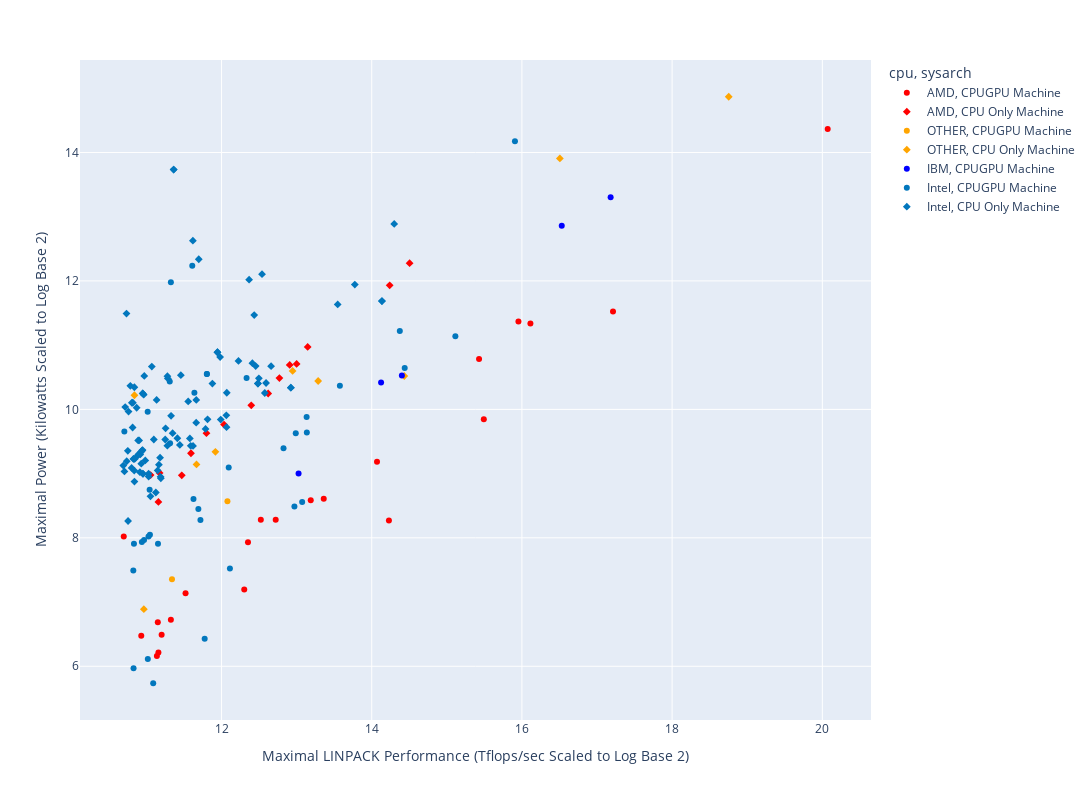

The cell this chart's notebook holds for it:
### Code cell
run top500analysis.py

### Figure 1 — Plotly figure (JSON) as saved in the notebook; plotly's stock layout.template omitted (floating-point values rounded to 4 significant figures; data arrays with more than 128 entries replaced by an {"elided": "..."} marker saying what was removed)
{"data": [{"customdata": [["Frontier"], ["LUMI"], ["Perlmutter"], ["Selene"], ["Adastra"], ["JUWELS Booster Module"], ["Voyager-EUS2"], ["Polaris"], ["SSC-21"], ["Chervonenkis"], ["Frontier TDS"], ["HiPerGator AI"], ["Pioneer-EUS"], ["Pioneer-SCUS"], ["Pioneer-WEU"], ["Pioneer-WUS2"], ["Galushkin"], ["Lyapunov"], ["Christofari Neo"], ["MeluXina - Accelerator Module"], ["NVIDIA Cambridge-1 DGX SuperPOD"], [null], ["JURECA Data Centric Module"], ["alpha ONE"], ["Karolina, GPU partition"], ["Titan"], ["Narval (GPU)"], ["Berzelius"], ["DiRAC, Tursa"], ["Athena"], ["BioHive-1"], ["PARAM Siddhi-AI"], ["rzVernal"], ["Tioga"], ["IARA"], ["davinci-1"], ["Big Red 200, GPU Partition"], ["VEGA HPC GPU"], ["Alex"], ["ASPIRE 2A (GPU Partition)"], ["Tenaya"], ["Topaze-gpu"], ["Komondor"], ["Spartan2"], ["Rattler"], ["NVIDIA DGX SuperPOD"], ["Wilkes-3"], ["SSC-21 Scalable Module"], ["MTS GROM"], ["Tethys"], ["Champollion"], ["NA-J2"], ["Agate"], [null]], "hovertemplate": "cpu=AMD<br>sysarch=CPUGPU Machine<br>Maximal LINPACK Performance (Tflops/sec Scaled to Log Base 2)=%{x}<br>Maximal Power (Kilowatts Scaled to Log Base 2)=%{y}<br>name=%{customdata[0]}<extra></extra>", "legendgroup": "AMD, CPUGPU Machine", "marker": {"color": "red", "symbol": "circle"}, "mode": "markers", "name": "AMD, CPUGPU Machine", "orientation": "v", "showlegend": true, "type": "scatter", "x": [20.07, 17.21, 16.11, 15.95, 15.49, 15.43, null, null, null, null, 14.23, 14.07, null, null, null, null, null, null, null, 13.36, null, null, 13.19, null, 12.72, null, 12.52, null, 12.35, 12.3, null, null, null, null, null, null, null, null, 11.52, null, null, null, null, 11.33, null, 11.2, 11.16, 11.15, null, 11.14, null, 10.93, null, 10.7], "xaxis": "x", "y": [14.36, 11.52, 11.34, 11.37, 9.848, 10.78, null, null, null, null, 8.27, 9.186, null, null, null, null, null, null, null, 8.608, null, null, 8.585, null, 8.281, null, 8.281, null, 7.93, 7.195, null, null, null, null, null, null, null, null, 7.137, null, null, null, null, 6.725, null, 6.491, 6.215, 6.687, null, 6.16, null, 6.475, null, 8.022], "yaxis": "y"}, {"customdata": [["CEA-HF"], ["ARCHER2"], ["Hawk"], ["Ghawar-1"], ["Cactus"], ["Dogwood"], ["Aitken"], ["Taranis"], ["Narwhal"], ["Belenos"], ["Levante"], ["JOLIOT-CURIE ROME"], ["LUMI-C"], ["MAHTI"], ["Betzy"], ["Discoverer"], ["Noctua 2"], ["Warhawk"], ["VEGA HPC CPU"], ["Anvil"], ["Ohtaka"], ["CARO"], ["Topaze-cpu"], ["Alps"], ["Karolina, CPU partition"], ["Freeman"], ["Spartan3"], ["ASPIRE 2A (CPU Partition)"], ["Expanse"], ["Big Red 200"], ["VSC-5"], ["MeluXina - Cluster Module"], ["Dardel"], ["CEA-HFi"], ["Betty"], ["Snellius Phase 1 CPU"], ["Setonix"], ["CARA"]], "hovertemplate": "cpu=AMD<br>sysarch=CPU Only Machine<br>Maximal LINPACK Performance (Tflops/sec Scaled to Log Base 2)=%{x}<br>Maximal Power (Kilowatts Scaled to Log Base 2)=%{y}<br>name=%{customdata[0]}<extra></extra>", "legendgroup": "AMD, CPU Only Machine", "marker": {"color": "red", "symbol": "diamond"}, "mode": "markers", "name": "AMD, CPU Only Machine", "orientation": "v", "showlegend": true, "type": "scatter", "x": [14.5, null, 14.24, null, null, null, 13.15, 13.0, null, 12.91, null, 12.77, 12.62, 12.4, null, null, 12.03, null, null, 11.8, null, null, null, 11.59, 11.47, null, null, null, null, null, 11.18, 11.16, null, null, null, 11.06, null, null], "xaxis": "x", "y": [12.28, null, 11.93, null, null, null, 10.97, 10.71, null, 10.69, null, 10.49, 10.25, 10.06, null, null, 9.763, null, null, 9.629, null, null, null, 9.317, 8.974, null, null, null, null, null, 9.011, 8.559, null, null, null, 8.977, null, null], "yaxis": "y"}, {"customdata": [["Advanced Computing System(PreE)"], ["AlphaCentauri"]], "hovertemplate": "cpu=OTHER<br>sysarch=CPUGPU Machine<br>Maximal LINPACK Performance (Tflops/sec Scaled to Log Base 2)=%{x}<br>Maximal Power (Kilowatts Scaled to Log Base 2)=%{y}<br>name=%{customdata[0]}<extra></extra>", "legendgroup": "OTHER, CPUGPU Machine", "marker": {"color": "orange", "symbol": "circle"}, "mode": "markers", "name": "OTHER, CPUGPU Machine", "orientation": "v", "showlegend": true, "type": "scatter", "x": [12.08, 11.34], "xaxis": "x", "y": [8.57, 7.354], "yaxis": "y"}, {"customdata": [["Supercomputer Fugaku"], ["Sunway TaihuLight"], ["Wisteria/BDEC-01 (Odyssey)"], ["TOKI-SORA"], ["Earth Simulator -SX-Aurora TSUBASA"], ["Plasma Simulator"], ["Flow"], [null], [null], ["A64FX prototype"], ["Astra"]], "hovertemplate": "cpu=OTHER<br>sysarch=CPU Only Machine<br>Maximal LINPACK Performance (Tflops/sec Scaled to Log Base 2)=%{x}<br>Maximal Power (Kilowatts Scaled to Log Base 2)=%{y}<br>name=%{customdata[0]}<extra></extra>", "legendgroup": "OTHER, CPU Only Machine", "marker": {"color": "orange", "symbol": "diamond"}, "mode": "markers", "name": "OTHER, CPU Only Machine", "orientation": "v", "showlegend": true, "type": "scatter", "x": [18.75, 16.51, 14.43, null, 13.29, 12.95, null, 11.92, 11.67, 10.97, 10.84], "xaxis": "x", "y": [14.87, 13.91, 10.52, null, 10.44, 10.6, null, 9.34, 9.142, 6.888, 10.22], "yaxis": "y"}, {"customdata": [["Summit"], ["Sierra"], ["Marconi-100"], ["Lassen"], ["PANGEA III"], ["AiMOS"], ["Longhorn"]], "hovertemplate": "cpu=IBM<br>sysarch=CPUGPU Machine<br>Maximal LINPACK Performance (Tflops/sec Scaled to Log Base 2)=%{x}<br>Maximal Power (Kilowatts Scaled to Log Base 2)=%{y}<br>name=%{customdata[0]}<extra></extra>", "legendgroup": "IBM, CPUGPU Machine", "marker": {"color": "blue", "symbol": "circle"}, "mode": "markers", "name": "IBM, CPUGPU Machine", "orientation": "v", "showlegend": true, "type": "scatter", "x": [17.18, 16.53, 14.4, null, 14.12, 13.03, null], "xaxis": "x", "y": [13.3, 12.86, 10.53, null, 10.42, 9.0, null], "yaxis": "y"}, {"customdata": [["Tianhe-2A"], ["HPC5"], ["Dammam-7"], ["ABCI 2.0"], ["Piz Daint"], ["HPC4"], ["DGX SuperPOD"], ["Gadi"], ["Taiwania 2"], ["Dragão"], ["Raven-GPU"], ["TSUBAME3.0"], ["HoreKa-Green"], ["Artemis"], ["Christofari"], [null], ["TX-GAIA (Green AI Accelerator)"], ["Flow Type II subsystem"], ["Jean Zay"], ["Wisteria/BDEC-01 (Aquarius)"], ["Atlas"], [null], ["DGX Saturn V"], [null], ["Joule 2.0"], [null], [null], ["ATOS THX.A.B"], ["Cedar (GPU)"], [null], ["HPC2"], ["Fênix"], ["Thunder"], [null], ["Hypercluster"], ["HPC3"], ["Tianhe-1A"], ["PAI-BSystem"], ["cascade"], [null], [null], ["Lomonosov 2"], [null], [null], [null], [null], [null], [null], [null], [null], [null], [null], [null], ["Béluga"], [null], [null], [null], ["MN-3"], [null], [null], [null], [null], [null], [null], [null], [null], [null], ["MagicCube3"], [null], [null], [null], [null], [null], ["Phoenix - 2022"], ["Tianhe-2 LvLiang Solution"], ["Grace-GPU"], [null], [null], [null], [null], [null], [null], [null], [null], [null], [null], [null], ["Alvis"], [null], [null], [null], [null], [null], [null], ["Santos Dumont (SDumont)"], [null], ["JGV100System"], [null], [null], ["Snellius Phase 1 GPU"], ["szaisystem"], ["Bank P A2"], ["Bank P A2"], [null], ["Prometheus"]], "hovertemplate": "cpu=Intel<br>sysarch=CPUGPU Machine<br>Maximal LINPACK Performance (Tflops/sec Scaled to Log Base 2)=%{x}<br>Maximal Power (Kilowatts Scaled to Log Base 2)=%{y}<br>name=%{customdata[0]}<extra></extra>", "legendgroup": "Intel, CPUGPU Machine", "marker": {"color": "#0277bd", "symbol": "circle"}, "mode": "markers", "name": "Intel, CPUGPU Machine", "orientation": "v", "showlegend": true, "type": "scatter", "x": [15.91, 15.11, null, 14.44, 14.37, 13.58, null, null, 13.14, 13.13, 13.07, 12.99, 12.97, 12.83, null, null, 12.33, null, null, 12.11, 12.1, null, null, null, null, 11.8, 11.8, 11.78, 11.72, 11.69, 11.64, 11.63, 11.61, null, null, null, 11.33, 11.31, 11.31, null, null, null, null, null, null, null, null, null, null, null, null, null, null, 11.15, null, null, null, 11.09, null, null, null, null, null, null, null, 11.05, null, 11.04, 11.03, null, null, null, null, 11.02, 11.02, null, null, null, null, null, null, null, 10.97, null, null, null, 10.94, null, null, null, null, null, null, null, null, null, 10.83, null, null, 10.83, 10.82, null, null, null, 10.71], "xaxis": "x", "y": [14.17, 11.14, null, 10.64, 11.22, 10.37, null, null, 9.639, 9.881, 8.558, 9.63, 8.487, 9.394, null, null, 10.49, null, null, 7.523, 9.094, null, null, null, null, 10.55, 10.55, 6.427, 8.276, 8.449, 10.26, 8.606, 12.23, null, null, null, 11.98, 9.472, 10.43, null, null, null, null, null, null, null, null, null, null, null, null, null, null, 7.907, null, null, null, 5.736, null, null, null, null, null, null, null, 8.05, null, 8.748, 8.022, null, null, null, null, 6.115, 9.961, null, null, null, null, null, null, null, 7.966, null, null, null, 7.937, null, null, null, null, null, null, null, null, null, 7.907, null, null, 5.968, 7.492, null, null, null, 9.657], "yaxis": "y"}, {"customdata": {"elided": "283x1 str values"}, "hovertemplate": "cpu=Intel<br>sysarch=CPU Only Machine<br>Maximal LINPACK Performance (Tflops/sec Scaled to Log Base 2)=%{x}<br>Maximal Power (Kilowatts Scaled to Log Base 2)=%{y}<br>name=%{customdata[0]}<extra></extra>", "legendgroup": "Intel, CPU Only Machine", "marker": {"color": "#0277bd", "symbol": "diamond"}, "mode": "markers", "name": "Intel, CPU Only Machine", "orientation": "v", "showlegend": true, "type": "scatter", "x": {"elided": "283 float values"}, "xaxis": "x", "y": {"elided": "283 float values"}, "yaxis": "y"}], "layout": {"height": 800, "legend": {"title": {"text": "cpu, sysarch"}, "tracegroupgap": 0}, "margin": {"t": 60}, "width": 1200, "xaxis": {"anchor": "y", "autorange": true, "domain": [0, 1], "range": [10.12, 20.64], "title": {"text": "Maximal LINPACK Performance (Tflops/sec Scaled to Log Base 2)"}, "type": "linear"}, "yaxis": {"anchor": "x", "autorange": true, "domain": [0, 1], "range": [5.164, 15.44], "title": {"text": "Maximal Power (Kilowatts Scaled to Log Base 2)"}, "type": "linear"}}}
